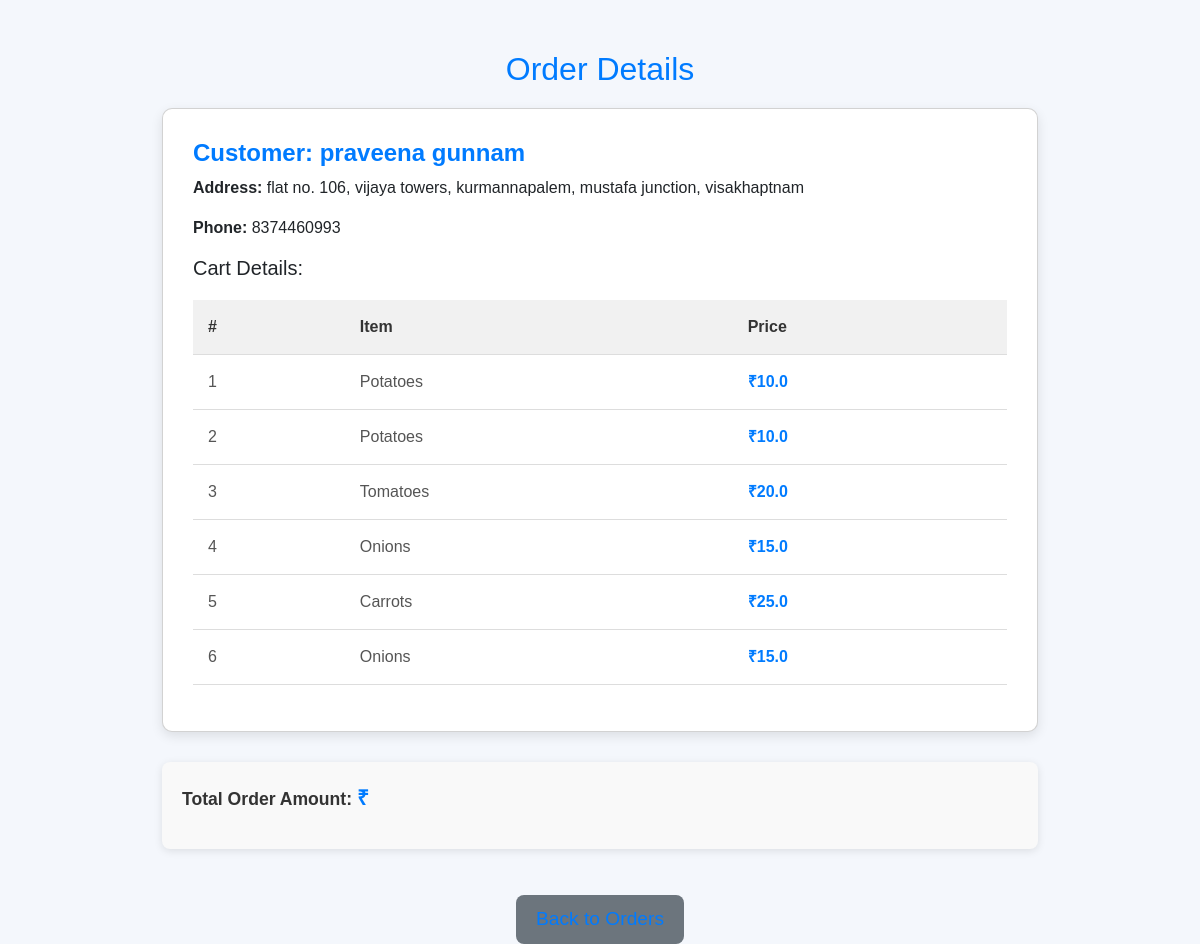
Page /order/2 on the committed database.
### app.py (models this page shows)
class Delivery(db.Model):
    id = db.Column(db.Integer, primary_key=True)
    name = db.Column(db.String(100), nullable=False)
    address = db.Column(db.String(300), nullable=False)
    phone = db.Column(db.String(15), nullable=False)

### app.py (the view)
@app.route('/order/<int:order_id>')
def order_details(order_id):
    order = Order.query.get_or_404(order_id)
    delivery = Delivery.query.get_or_404(order.delivery_id)
    return render_template('order_details.html', order=order, delivery=delivery)

### templates/order_details.html (shortened to what this page needs)
<!DOCTYPE html>
<html lang="en">
<head>
    <link href="https://cdnjs.cloudflare.com/ajax/libs/bootstrap/5.3.0/css/bootstrap.min.css" rel="stylesheet">
</head>
<body>
    <div class="container">
        <h2>Order Details</h2>
        <div class="card">
            <div class="card-body">
                <h5 class="card-title">Customer: {{ delivery.name }}</h5>
                <p><strong>Address:</strong> {{ delivery.address }}</p>
                <p><strong>Phone:</strong> {{ delivery.phone }}</p>
                <h5>Cart Details:</h5>
                <table class="table">
                    <thead>
                        <tr>
                            <th>#</th>
                            <th>Item</th>
                            <th>Price</th>
                        </tr>
                    </thead>
                    <tbody>
                        {% for item in order.cart_details %}
                        <tr>
                            <td>{{ loop.index }}</td>
                            <td>{{ item['name'] }}</td>
                            <td>₹{{ item['price'] }}</td>
                        </tr>
                        {% endfor %}
                    </tbody>
                </table>
            </div>
        </div>
        <div class="order-summary">
            <p><strong>Total Order Amount:</strong> <span class="amount">₹{{ total_order_amount }}</span></p>
        </div>
        <div class="back-button">
            <a href="{{ url_for('owner_orders') }}" class="btn btn-secondary mt-3">Back to Orders</a>
        </div>
    </div>
</body>
</html>

### templates/order_details.html (style rules this page uses)
body { font-family: 'Arial', sans-serif; background-color: #f4f7fc; margin: 0; padding: 0; }
.container { max-width: 900px; margin-top: 50px; }
h2 { font-size: 2rem; margin-bottom: 20px; text-align: center; color: #007bff; }
.card { background-color: #fff; box-shadow: 0px 4px 12px rgba(0, 0, 0, 0.1); border-radius: 10px; margin-bottom: 30px; }
.card-body { padding: 30px; }
.card-title { font-size: 1.5rem; font-weight: bold; color: #007bff; }
.table { margin-top: 20px; border-collapse: collapse; width: 100%; background-color: #fafafa; border-radius: 8px; }
.table th, .table td { padding: 15px; text-align: left; border-bottom: 1px solid #ddd; }
.table th { background-color: #f1f1f1; font-weight: bold; color: #333; }
.table td { font-size: 1rem; color: #555; }
.table td:last-child { font-weight: bold; color: #007bff; }
.btn-secondary { background-color: #6c757d; border: none; color: white; font-size: 1rem; padding: 10px 20px; border-radius: 8px; transition: background-color 0.3s; }
.back-button { text-align: center; margin-top: 30px; }
.back-button a { text-decoration: none; color: #007bff; font-size: 1.2rem; }
.order-summary { background-color: #f9f9f9; padding: 20px; border-radius: 8px; margin-top: 30px; box-shadow: 0px 2px 8px rgba(0, 0, 0, 0.1); }
.order-summary p { font-size: 1.1rem; font-weight: bold; color: #333; }
.order-summary .amount { font-size: 1.3rem; color: #007bff; }

### rows in the picture
Delivery: name "praveena gunnam", address "flat no. 106, vijaya towers, kurmannapalem, mustafa junction, visakhaptnam", phone "8374460993"

### other values in the picture
{{ item['name'] }} "Potatoes" "Potatoes" "Tomatoes" "Onions" "Carrots" "Onions"
{{ item['price'] }} "10.0" "10.0" "20.0" "15.0" "25.0" "15.0"
